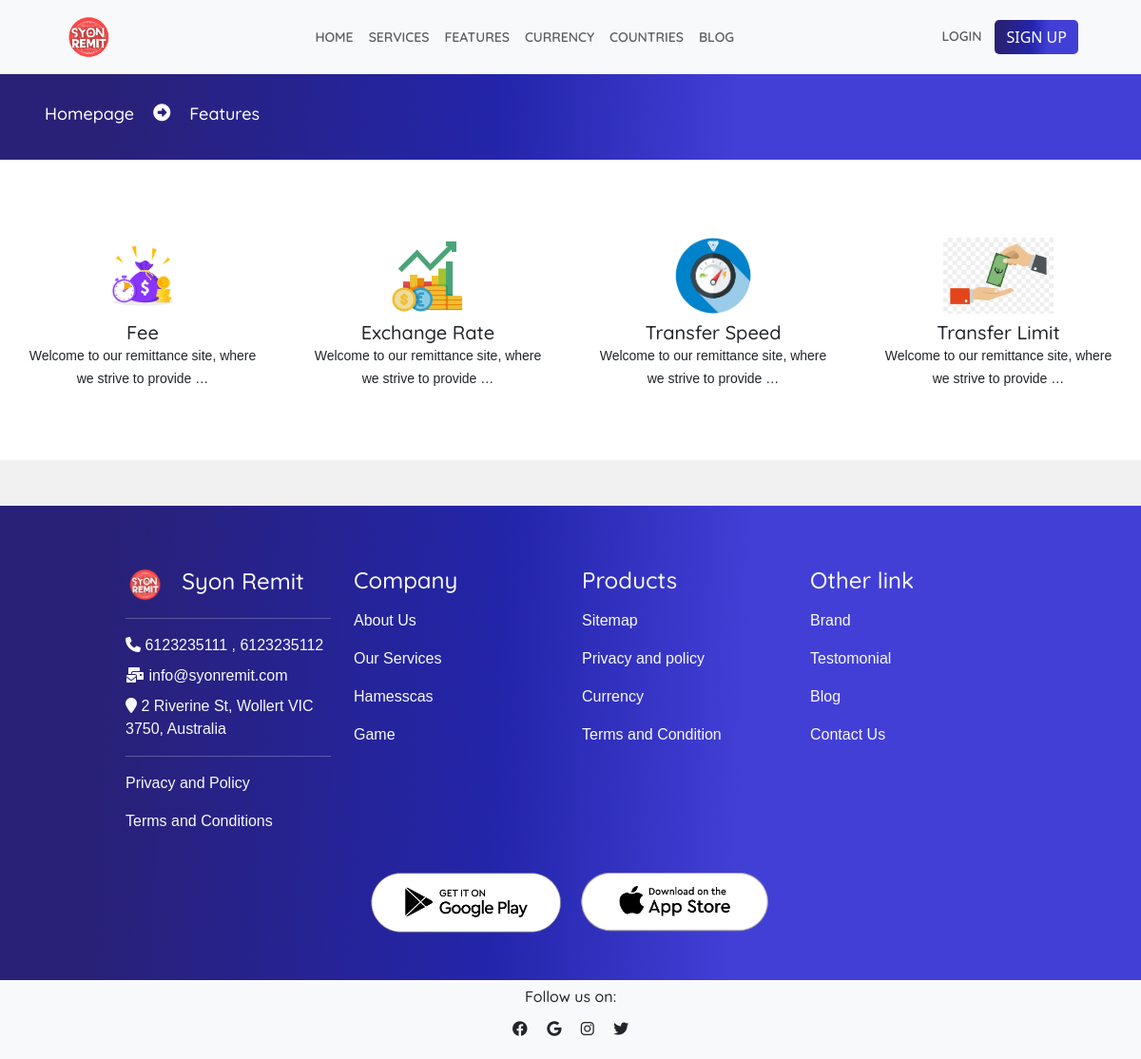
The page /feature on the database its author committed.
### owner/models.py (models this page shows, shortened)
class SiteSetting(models.Model):
    title = models.CharField(max_length=200)
    subtitle = models.CharField(max_length=300, null=True, blank=True)
    light_logo = models.ImageField(upload_to='logo/', null=True, blank=True)
    dark_logo = models.ImageField(upload_to='logo/', null=True, blank=True)
    favicon = models.ImageField(upload_to='logo/', null=True, blank=True)
    email = models.CharField(max_length=200, null=True, blank=True)
    number_one = models.BigIntegerField(null=True, blank=True)
    number_two = models.BigIntegerField(null=True, blank=True)
    address = models.CharField(max_length=200)

### homepage/models.py (models this page shows, shortened)
class Feature(models.Model):
    image = models.ImageField(upload_to ="features_image/", blank = True, null = True)
    name = models.CharField(max_length=200)
    feature = RichTextUploadingField()

class Footor(models.Model):
    name = models.CharField(max_length=200)
    link = models.CharField(max_length=1000)
    row = models.CharField(max_length=100, choices=(
        ('First', 'First'),
        ('Second', 'Second'),
        ('Third', 'Third')
    ), default="First")

class SocialLink(models.Model):
    name = models.CharField(max_length=200)
    icon = models.CharField(max_length=200)
    link = models.CharField(max_length=800)

### homepage/views.py (the view)
# urls.py: path('feature', views.featureView, name = "feature"),
def featureView(request):
    dist = {
        'service_man':Service.objects.all(),
        'feature_b':Feature.objects.all(),
        'social':SocialLink.objects.all(),
        'first_fo':Footor.objects.filter(row='First'),
        'second_fo':Footor.objects.filter(row='Second'),
        'third_fo':Footor.objects.filter(row='Third'),
    }
    dist.update(siteInfo())
    return render(request, "homepage/other/feature.html", dist)

### homepage/views.py (called while the page is built)
def siteInfo():
    site = SiteSetting.objects.all()
    if site:
        for i in site:
            site = i
            break
    dist ={
        'site':site
    }
    return dist

### template/homepage/other/feature.html (shortened to what this page needs)
{% extends 'homepage/index.html' %}
{% block inside %}
<div class="row m-0" id="topbarpage">
    <div class="d-flex my-auto">
        <h2 class="head-para">
            <a href="{%url 'homepage:homepage'%}">
                Homepage
            </a>
        </h2>
        <p class="head-para">
            <i class="fa fa-arrow-alt-circle-right"></i>
        </p>
        <h2 class="head-para">
            Features
        </h2>
    </div>
</div>
<div class="row bg-white m-0 pt-5 pb-5">
    {% for j in feature_b %}
        <div class="col-12 col-lg-3 mt-2">
            <a href="{%url 'homepage:featureDetail' j.id j.name %}">
                <div class="features-box mt-3 text-center">
                    <img src="{{j.image.url}}" alt="" style="height: 80px; width: auto;">
                    <h5 class="my-auto text-dark mt-2">
                        {{j.name}}
                    </h5>
                    <small class="text-dark mt-2">
                        {{j.feature|truncatewords:10|safe}}
                    </small>
                </div>
            </a>
        </div>
    {% endfor %}
</div>
{% endblock inside %}

### template/homepage/index.html (shortened to what this page needs)
{% extends 'base.html' %}
{% load static %}
{% block content %}
<link
  rel="stylesheet"
  href="https://cdn.jsdelivr.net/npm/swiper@10/swiper-bundle.min.css"
/>
<div class="p-0 m-0">
    <nav class="navbar navbar-expand-lg bg-body-tertiary fixed-top bg-light" id="navbar">
        <div class="container-fluid">
          <div class="collapse navbar-collapse d-flex justify-content-between" id="navbarNav">
            <a href="{%url 'homepage:homepage'%}" class="d-flex">
                <img src="{%if site.light_logo %} {{site.light_logo.url}} {%else%}{%static 'resources/logodark.png'%} {%endif%}" alt="" height="50px">
            </a>
            <ul class="navbar-nav m-auto">
              <li class="nav-item my-auto">
                <a class="nav-link " aria-current="page" href="{%url 'homepage:homepage'%}">
                    HOME
                </a>
              </li>
              <li class="nav-item my-auto">
                <a class="nav-link" href="{%url 'homepage:services'%}">
                    SERVICES
                </a>
              </li>
              <li class="nav-item my-auto">
                <a class="nav-link" href="{%url 'homepage:feature'%}">
                    FEATURES
                </a>
              </li>
              <li class="nav-item my-auto">
                <a class="nav-link" href="{%url 'homepage:currency'%}">
                    CURRENCY
                </a>
              </li>
              <li class="nav-item my-auto">
                <a class="nav-link" href="{%url 'homepage:country'%}">
                    COUNTRIES
                </a>
              </li>
              <li class="nav-item my-auto">
                <a class="nav-link" href="{%url 'homepage:blog'%}">
                    BLOG</a>
              </li>
            </ul>
            <div class="nav-item dropdown">
                <a href="{%url 'homepage:login'%}" id="loginHome">
                    {% if request.user.is_authenticated %}
                        Dashboard
                        {% else %}
                            LOGIN
                    {% endif %}
                </a>
                {% if request.user.is_authenticated %}
                    <a href="{%url 'homepage:logout'%}" class ="text-secondary" >
                        <button class="btn btn-danger">
                            Logout
                        </button>
                    </a>
                {% else %}
                    <a href="{%url 'homepage:register'%}">
                        <button class="btn btn-primary">
                            SIGN UP
                        </button>
                    </a>
                {% endif %}
            </div>
          </div>
        </div>
    </nav>
    <div class="maintain">
    </div>
    {% block inside %}{% endblock inside %}
    <div class="footer row p-0 m-0 mt-5">
        <div class="col-12 col-lg-10  mt-5 m-auto mb-5">
            <div class="row p-0 m-0 ps-2 pe-2">
                <div class="col-12 col-lg-3 mt-3 text-light">
                    <div class="d-flex footer-first">
                        <img src="{%if site.light_logo %} {{site.light_logo.url}} {%else%}{%static 'resources/logodark.png'%} {%endif%}" alt="{{site.title}}">
                        <b class="my-auto">
                            <h4 class="ps-3">{{site.title}}</h4>
                        </b>
                    </div>
                    <hr>
                    <div class="mt-3">
                        <p class="m-0 mt-2 text-light">
                            <i class="fa fa-phone"></i> {{site.number_one}} {% if site.number_two  %}
                            , {{site.number_two}}
                           {% endif %}
                        </p>
                        <p class="m-0 mt-2 text-light">
                            <i class="fa fa-envelopes-bulk"></i> {{site.email}}
                        </p>
                        <p class="m-0 mt-2 text-light">
                            <i class="fa fa-location-pin"></i> {{site.address}}
                        </p>
                        <hr>
                        <a href="{{i.link}}">
                            <p>Privacy and Policy</p>
                        </a>
                        <a href="{{i.link}}">
                            <p>
                                Terms and Conditions
                            </p>
                        </a>
                    </div>
                </div>
                <div class="col-12 col-lg-3 mt-3 text-light">
                    <h4 class="" >Company</h4>
                    <div class="mt-3">
                        {% for i in first_fo %}
                            <a href="{{i.link}}">
                                <p>{{i.name}}</p>
                            </a>
                        {% endfor %}
                    </div>
                </div>
                <div class="col-12 col-lg-3 mt-3 text-light">
                    <h4 class="">Products</h4>
                    <div class="mt-3">
                        {% for i in second_fo %}
                            <a href="{{i.link}}">
                                <p>{{i.name}}</p>
                            </a>
                        {% endfor %}
                    </div>
                </div>
                <div class="col-12 col-lg-3 mt-3 text-light">
                    <h4 class="">Other link</h4>
                    <div class="mt-3">
                        {% for i in third_fo %}
                        <a href="{{i.link}}">
                            <p>{{i.name}}</p>
                        </a>
                    {% endfor %}
                    </div>
                </div>
                <div class="col-12 p-0 mt-4 m-auto">
                    <div class="footor-app text-center">
                        <a href="http://" class="p-2">
                            <img src="{%static 'resources/googleplay.png'%}" alt="">
                        </a>
                        <a href="http://" class="p-2">
                            <img src="{%static 'resources/playstore.png'%}" alt="">
                        </a>
                    </div>
                </div>
            </div>
        </div>
        <div class="row p-0 m-0 bg-light">
            <h6 class="text-center mt-2">
                Follow us on:
            </h6>
            <p class=" text-center">
                {% for i in social%}
                    <i class="m-2 {{i.icon}}"></i>
                {% endfor %}
            </p>
        </div>
    </div>
</div>
{% endblock content %}

### static/css/style.css (style rules this page uses)
.btn-primary { background-image: linear-gradient(92.88deg, #292177 9.16%, #2325aa 43.89%, #423fd7 64.72%); border-radius: 5px; border-style: none; color: #FFFFFF; cursor: pointer; font-weight: 500; text-align: center; transition: all .5s; }
.features-box { background-color: #ff5a31; border-radius: 10px; color: white; padding: 10px; cursor: pointer; }
small, span, p { font-family: 'Alegreya Sans SC', sans-serif; }
h1, h2, h3, h4, h5, h6 { font-family: 'Quicksand', sans-serif; }
body { background-color: #f1f1f1; }
a { text-decoration: none; color: inherit; }
.navbar { padding: 14px; }
.nav-link { color:rgb(94, 94, 94); font-size: 14px; font-weight: 600; font-family:'Quicksand', sans-serif ; }
#loginHome { color:rgb(94, 94, 94); font-size: 14px; font-weight: 600; padding: 10px; font-family:'Quicksand', sans-serif ; animation-name:wobble; }
.navbar-collapse { padding-left: 40px; padding-right: 40px; }
.head-para { font-size: 18px; font-weight: 500; color: white; padding: 10px; }
#topbarpage { background-image: linear-gradient(92.88deg, #292177 9.16%, #2325aa 43.89%, #423fd7 64.72%); color: white; padding: 25px; overflow: scroll; }
#topbarpage .head-para { margin: auto 0; }
.footer { background-image: linear-gradient(92.88deg, #292177 9.16%, #2325aa 43.89%, #423fd7 64.72%); }
.footer-first img { height: auto; width:20%; }
.footor-app img { height: auto; width: 200px; }
.maintain { height: 71px; }
.features-box { background-color: rgb(255, 255, 255); border-radius: 20px; }

### rows shown on the page
SiteSetting: light_logo (picture), title "Syon Remit", number_one "6123235111", number_two "6123235112", email "info@syonremit.com", address "2 Riverine St, Wollert VIC 3750, Australia"
Feature: image (picture), name "Fee", feature "Welcome to our remittance site, where we strive to provide …"
Feature: image (picture), name "Exchange Rate", feature "Welcome to our remittance site, where we strive to provide …"
Feature: image (picture), name "Transfer Speed", feature "Welcome to our remittance site, where we strive to provide …"
Feature: image (picture), name "Transfer Limit", feature "Welcome to our remittance site, where we strive to provide …"
Footor: name "About Us"
Footor: name "Our Services"
Footor: name "Hamesscas"
Footor: name "Game"
Footor: name "Sitemap"
Footor: name "Privacy and policy"
Footor: name "Currency"
Footor: name "Terms and Condition"
Footor: name "Brand"
Footor: name "Testomonial"
Footor: name "Blog"
Footor: name "Contact Us"
